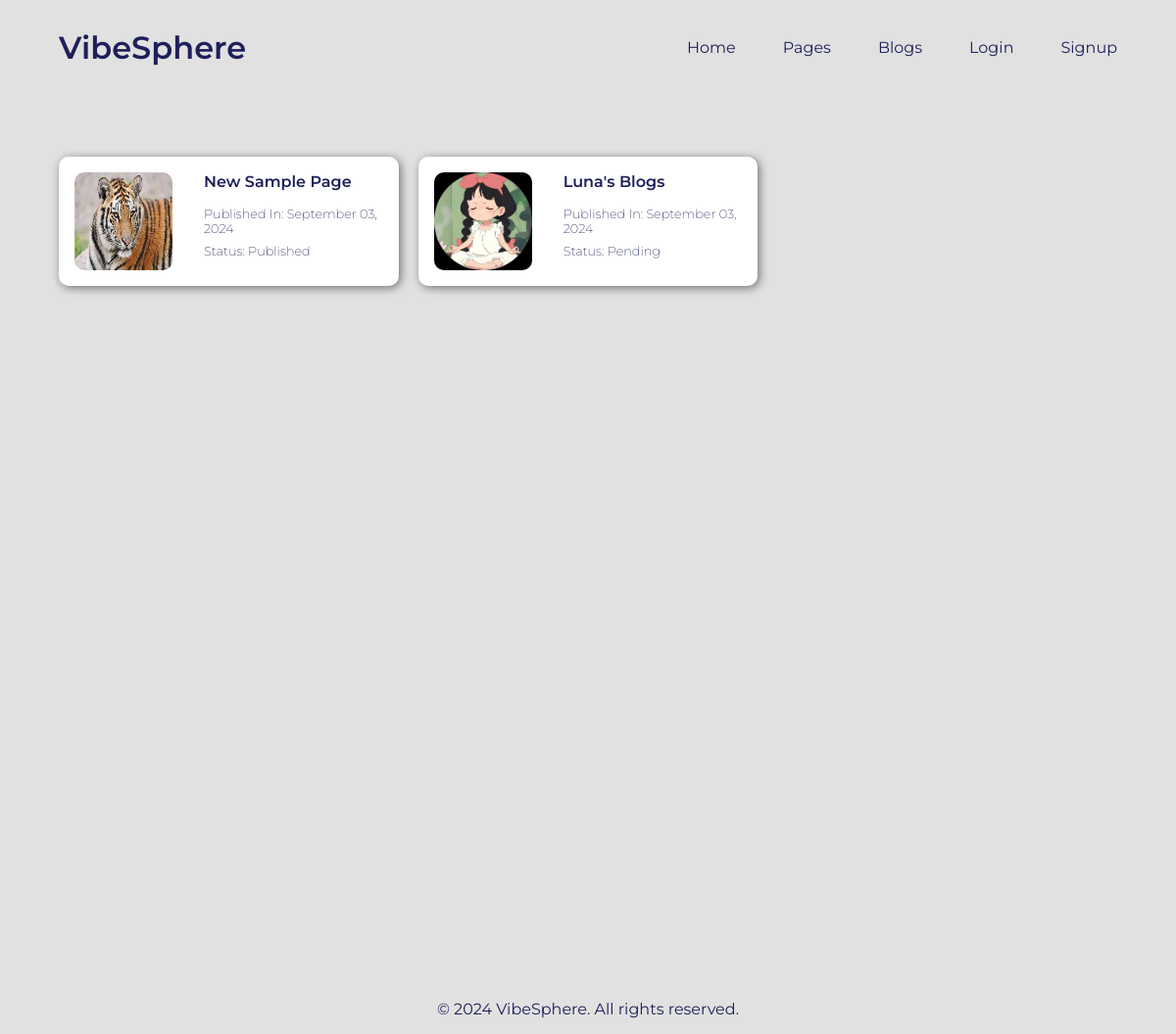
The app's page /pages/, older data.
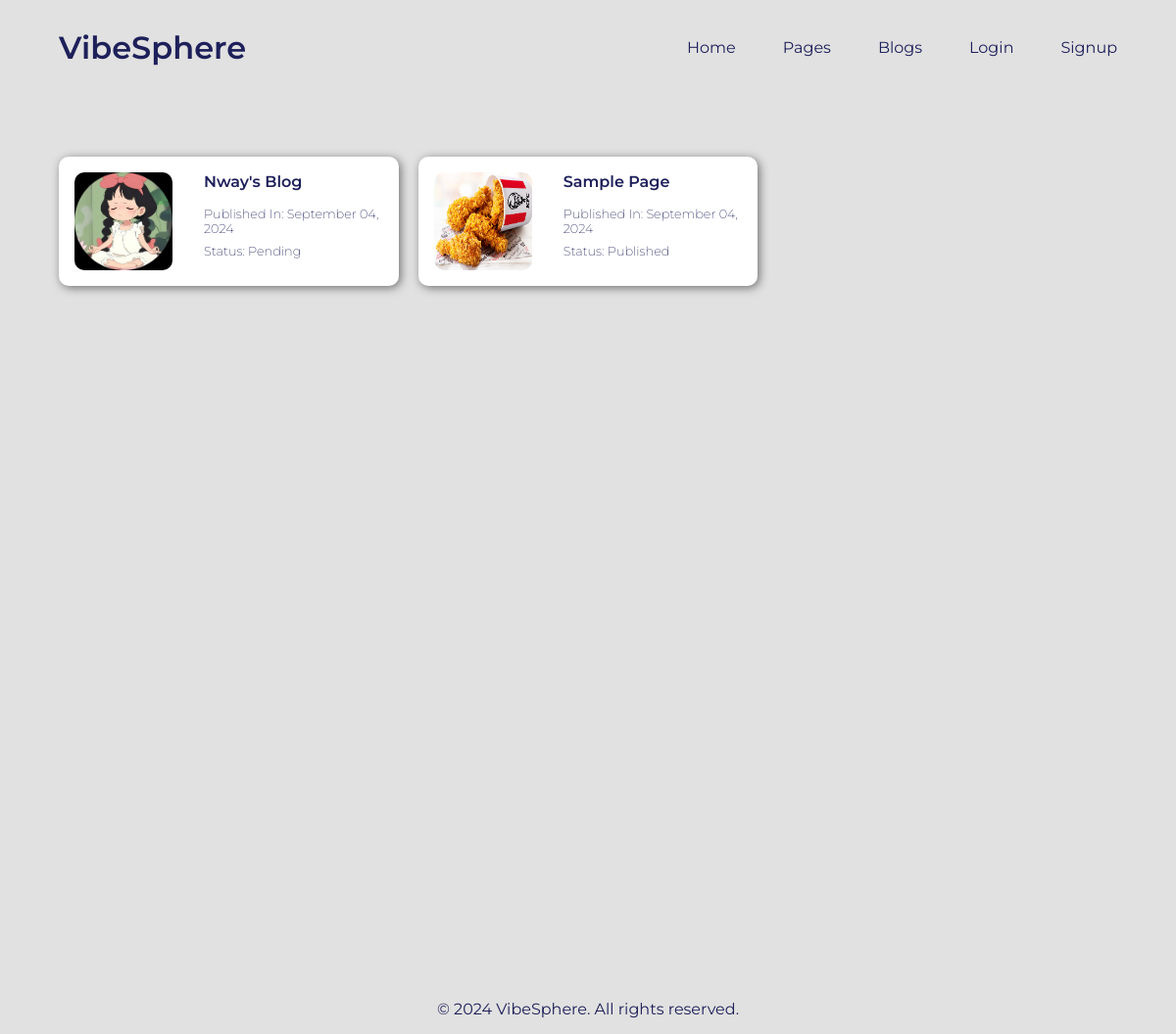
The same page, newer data.
### main/models.py (models this page shows, shortened)
class BlogPage(models.Model):
    title = models.CharField(primary_key=True, unique=True, max_length=200)
    author = models.ForeignKey(User, on_delete=models.CASCADE)
    created_date = models.DateTimeField(auto_now_add=True)
    updated_date = models.DateTimeField(auto_now=True)
    profile_image = models.ImageField(upload_to='blog_images/')
    meta_description = models.TextField(blank=True, null=True)
    published_date = models.DateTimeField(blank=True, null=True, auto_now_add=True)
    status = models.CharField(max_length=10, choices=[('draft', 'Pending'), ('published', 'Published')], default='draft')

### main/views.py (the view)
# urls.py: path('pages/', views.show_all_pages, name='pages'),
def show_all_pages(request):
    pages = BlogPage.objects.all()
    context = {
        'show_navbar': True,
        'pages': pages
    }
    return render(request, 'pages.html', context)

### templates/pages.html (shortened to what this page needs)
{%extends 'main.html'%}
{% load static %}
{%block extra_css %}
<link rel="stylesheet" href="{% static 'css/pages.css' %}" />
{% endblock %}
{% block content %}
<div class="page__container">
    <div class="page__card__container">
        {% for page in pages%}
            <a class="page__card" href="{% url 'articles_by_page' page.title %}" style="text-decoration: none;">
                <img src="{{page.profile_image.url}}" alt="{{page.title}}" class="page__card__image">
                <div class="page__body__container">
                    <h2 class="page__card__title">{{page.title}}</h2>
                    <p class="page__card__desc">Published In: {{ page.published_date|date:"F d, Y" }}</p>
                    <p class="page__card__status">Status: {{page.get_status_display}}</p>
                </div>
            </a>
        {% endfor %}
    </div>
</div>
{% endblock %}

Row changes from the older to the newer data that the page shows:
removed BlogPage: profile_image (picture), title "New Sample Page", published_date "September 03, 2024", status "Published"
removed BlogPage: profile_image (picture), title "Luna's Blogs", published_date "September 03, 2024", status "Pending"
added BlogPage: profile_image (picture), title "Nway's Blog", published_date "September 04, 2024", status "Pending"
added BlogPage: profile_image (picture), title "Sample Page", published_date "September 04, 2024", status "Published"
